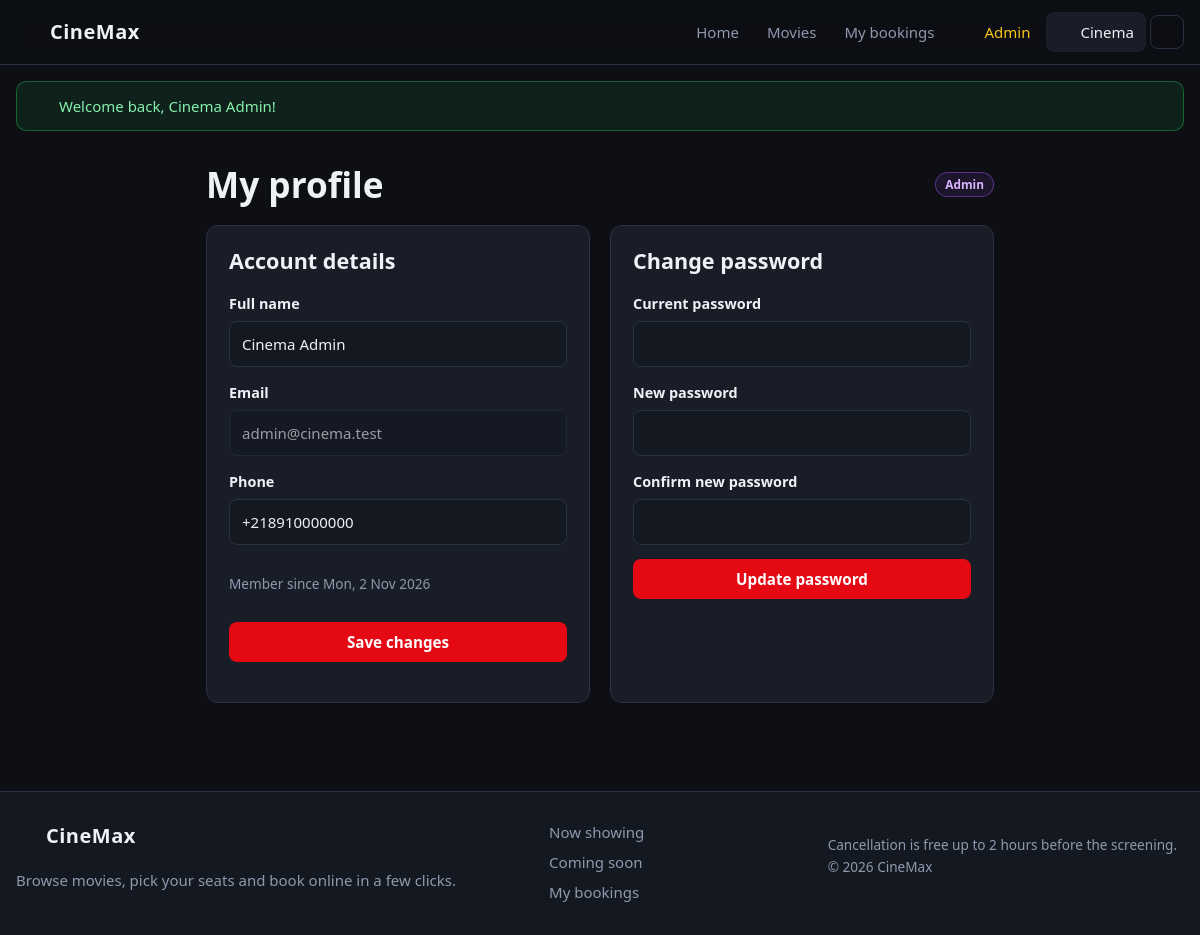
/account/profile (signed in), run on the app's committed database.
### tables this page shows
CREATE TABLE users (
  user_id     INT AUTO_INCREMENT PRIMARY KEY,
  full_name   VARCHAR(100) NOT NULL,
  email       VARCHAR(150) NOT NULL UNIQUE,
  phone       VARCHAR(20)  NOT NULL,
  password    VARCHAR(255) NOT NULL,
  role        ENUM('Customer','Admin') NOT NULL DEFAULT 'Customer',
  created_at  DATETIME NOT NULL DEFAULT CURRENT_TIMESTAMP
);

### app/Core/Controller.php (called while the page is built, shortened)
<?php
abstract class Controller
{
    protected function view(string $view, array $data = [], string $layout = 'main'): void
    {
        $data['errors'] ??= $_SESSION['_errors'] ?? [];
        extract($data);
        require ROOT . "/app/Views/$view.php";
        $content = ob_get_clean();
        require ROOT . "/app/Views/layouts/$layout.php";
    }
}

### app/Controllers/AccountController.php (called while the page is built, shortened)
<?php
class AccountController extends Controller
{
    public function profile(): void
    {
        $this->view('account/profile', ['pageTitle' => 'My profile', 'user' => Auth::user()]);
    }
}

### public/index.php (called while the page is built, shortened)
<?php
spl_autoload_register(function (string $class) {
    if (str_starts_with($class, 'App\\')) {
        $file = ROOT . '/app/' . str_replace('\\', '/', substr($class, 4)) . '.php';
    }
});
require ROOT . '/app/Core/helpers.php';
$router = new App\Core\Router();
$path = parse_url($_SERVER['REQUEST_URI'] ?? '/', PHP_URL_PATH);
$base = base_path();
$router->dispatch($_SERVER['REQUEST_METHOD'], rawurldecode($path ?: '/'));

### config/config.php (called while the page is built)
<?php
return [
    'app' => [
        'name'      => 'CineMax',
        'timezone'  => 'Africa/Tripoli',
        'currency'  => 'LYD',
        'hold_minutes' => 10,
        'cancel_hours' => 2,
        'vip_multiplier' => 1.5,
        'debug' => true,
    ],
    'db' => [
        'host'     => '127.0.0.1',
        'port'     => getenv('DB_PORT') ?: 3306,
        'name'     => 'cinema_db',
        'user'     => 'root',
        'password' => '',
        'charset'  => 'utf8mb4',
    ],
    'mail' => [
        'enabled'    => false,
        'host'       => 'smtp.gmail.com',
        'port'       => 587,
        'encryption' => 'tls',
        'username'   => 'your-address@gmail.com',
        'password'   => 'your-app-password',
        'from_email' => 'your-address@gmail.com',
        'from_name'  => 'CineMax Cinema',
    ],
];

### app/Core/Database.php (called while the page is built, shortened)
<?php
class Database
{
    private static ?PDO $pdo = null;
    public static function pdo(): PDO
    {
        if (self::$pdo === null) {
            $c = config('db');
            $dsn = "mysql:host={$c['host']};port={$c['port']};dbname={$c['name']};charset={$c['charset']}";
            self::$pdo = new PDO($dsn, $c['user'], $c['password'], [
                PDO::ATTR_ERRMODE            => PDO::ERRMODE_EXCEPTION,
                PDO::ATTR_DEFAULT_FETCH_MODE => PDO::FETCH_ASSOC,
                PDO::ATTR_EMULATE_PREPARES   => false,
            ]);
            self::$pdo->exec("SET time_zone = '" . date('P') . "'");
        }
        return self::$pdo;
    }
}

### app/Core/Model.php (called while the page is built, shortened)
<?php
abstract class Model
{
    protected static function db(): PDO
    {
        return Database::pdo();
    }
    protected static function run(string $sql, array $params = []): PDOStatement
    {
        $stmt = self::db()->prepare($sql);
        $stmt->execute($params);
        return $stmt;
    }
    protected static function one(string $sql, array $params = []): ?array
    {
        $row = self::run($sql, $params)->fetch();
        return $row === false ? null : $row;
    }
}

### app/Models/User.php (called while the page is built, shortened)
<?php
class User extends Model
{
    public static function find(int $id): ?array
    {
        return self::one('SELECT user_id, full_name, email, phone, role, created_at FROM users WHERE user_id = ?', [$id]);
    }
}

### app/Core/Auth.php (called while the page is built, shortened)
<?php
class Auth
{
    private static ?array $user = null;
    public static function user(): ?array
    {
        if (self::$user !== null) {
            return self::$user;
        }
        if (!empty($_SESSION['user_id'])) {
            self::$user = User::find((int) $_SESSION['user_id']);
        } elseif (!empty($_COOKIE[self::COOKIE])) {
            self::loginFromCookie($_COOKIE[self::COOKIE]);
        }
        return self::$user;
    }
    public static function check(): bool
    {
        return self::user() !== null;
    }
    public static function requireLogin(): void
    {
        if (!self::check()) {
            $_SESSION['intended'] = $_SERVER['REQUEST_URI'] ?? null;
            flash('error', 'Please log in to continue.');
            redirect('/login');
        }
    }
}

### app/Views/account/profile.php (the view, shortened to what this page needs)
<section class="container section narrow">
    <div class="page-head"><h1>My profile</h1><?= status_badge($user['role']) ?></div>
    <div class="two-col">
        <div class="card">
            <h2>Account details</h2>
            <form method="post" action="<?= url('/account/profile') ?>" class="form js-validate" novalidate>
                <label class="field <?= isset($errors['full_name']) ? 'invalid' : '' ?>">
                    <span>Full name</span>
                    <input type="text" name="full_name" value="<?= e(old('full_name', $user['full_name'])) ?>" required maxlength="100">
                </label>
                <label class="field">
                    <span>Email</span>
                    <input type="email" value="<?= e($user['email']) ?>" disabled>
                </label>
                <label class="field <?= isset($errors['phone']) ? 'invalid' : '' ?>">
                    <span>Phone</span>
                    <input type="tel" name="phone" value="<?= e(old('phone', $user['phone'])) ?>" required pattern="\+?[0-9 \-]{7,20}" data-msg="Enter a valid phone number.">
                </label>
                <p class="muted small">Member since <?= e(fmt_date($user['created_at'])) ?></p>
                <button class="btn" type="submit">Save changes</button>
            </form>
        </div>
        <div class="card">
            <h2>Change password</h2>
            <form method="post" action="<?= url('/account/password') ?>" class="form js-validate" novalidate>
                <label class="field <?= isset($errors['current_password']) ? 'invalid' : '' ?>">
                    <span>Current password</span>
                    <input type="password" name="current_password" required autocomplete="current-password">
                </label>
                <label class="field <?= isset($errors['password']) ? 'invalid' : '' ?>">
                    <span>New password</span>
                    <input type="password" name="password" required minlength="8" autocomplete="new-password" data-strong>
                </label>
                <label class="field <?= isset($errors['password_confirm']) ? 'invalid' : '' ?>">
                    <span>Confirm new password</span>
                    <input type="password" name="password_confirm" required autocomplete="new-password" data-match="password">
                </label>
                <button class="btn" type="submit">Update password</button>
            </form>
        </div>
    </div>
</section>

### app/Core/helpers.php (shortened to what this page needs)
<?php
function config(string $key)
{
    static $cfg = null;
    $cfg ??= require ROOT . '/config/config.php';
    $value = $cfg;
    foreach (explode('.', $key) as $part) {
        $value = $value[$part] ?? null;
    }
    return $value;
}
function e($value): string
{
    return htmlspecialchars((string) $value, ENT_QUOTES | ENT_SUBSTITUTE, 'UTF-8');
}
function base_path(): string
{
    static $base = null;
    if ($base === null) {
        $base = rtrim(str_replace('\\', '/', dirname($_SERVER['SCRIPT_NAME'] ?? '/')), '/');
    }
    return $base;
}
function url(string $path = '/', array $query = []): string
{
    $u = base_path() . '/' . ltrim($path, '/');
    return $query ? $u . '?' . http_build_query($query) : $u;
}
function asset(string $path): string
{
    $file = ROOT . '/public/' . ltrim($path, '/');
    $v = is_file($file) ? '?v=' . filemtime($file) : '';
    return url($path) . $v;
}
function old(string $field, $default = '')
{
    return $_SESSION['_old'][$field] ?? $default;
}
function fmt_date(string $date): string
{
    return date('D, j M Y', strtotime($date));
}
function is_active(string $prefix): string
{
    $path = substr(parse_url($_SERVER['REQUEST_URI'] ?? '/', PHP_URL_PATH), strlen(base_path())) ?: '/';
    if ($prefix === '/') {
        return $path === '/' ? 'active' : '';
    }
    return str_starts_with($path, $prefix) ? 'active' : '';
}
function icon(string $name, int $size = 18): string
{
    return '<svg class="icon" width="' . $size . '" height="' . $size . '" viewBox="0 0 24 24" fill="none" stroke="currentColor" stroke-width="2" stroke-linecap="round" stroke-linejoin="round" aria-hidden="true">'
        . ($paths[$name] ?? '') . '</svg>';
}
function status_badge(string $status): string
{
    $map = [
        'Confirmed' => 'green', 'Paid' => 'green', 'Now Showing' => 'green',
        'Pending' => 'amber', 'Unpaid' => 'amber', 'Coming Soon' => 'blue',
        'Cancelled' => 'red', 'Refunded' => 'grey', 'Ended' => 'grey', 'Admin' => 'purple', 'Customer' => 'grey',
    ];
    return '<span class="badge badge-' . ($map[$status] ?? 'grey') . '">' . e($status) . '</span>';
}

### app/Core/Router.php (shortened to what this page needs)
<?php
class Router
{
    private array $routes = [];
    private function add(string $method, string $path, array $action, array $middleware): void
    {
        $this->routes[] = compact('method', 'regex', 'action', 'middleware');
    }
    public function dispatch(string $method, string $path): void
    {
        $path = rtrim($path, '/') ?: '/';
        foreach ($this->routes as $route) {
            if (!preg_match($route['regex'], $path, $m)) {
                continue;
            }
            foreach ($route['middleware'] as $mw) {
                if ($mw === 'auth') {
                    Auth::requireLogin();
                } elseif ($mw === 'admin') {
                    Auth::requireAdmin();
                } elseif ($mw === 'guest' && Auth::check()) {
                    redirect('/');
                }
            }
            [$class, $fn] = $route['action'];
            $args = array_map('intval', array_slice($m, 1));
            (new $class())->$fn(...$args);
            return;
        }
    }
}

### app/Views/layouts/main.php (shortened to what this page needs)
<?php use App\Core\Auth; use App\Core\Csrf;
try { $user = Auth::user(); } catch (Throwable $ex) { $user = null; }
$isAdmin = ($user['role'] ?? '') === 'Admin'; ?>
<!DOCTYPE html>
<html lang="en">
<head>
    <link rel="stylesheet" href="<?= asset('assets/css/style.css') ?>">
</head>
<body>
<header class="site-header">
    <div class="container header-inner">
        <a class="logo" href="<?= url('/') ?>"><?= icon('film', 26) ?> <span><?= e(config('app.name')) ?></span></a>
        <nav class="main-nav" id="main-nav">
            <a class="<?= is_active('/') ?>" href="<?= url('/') ?>">Home</a>
            <a class="<?= is_active('/movies') ?>" href="<?= url('/movies') ?>">Movies</a>
            <?php if ($user): ?>
                <a class="<?= is_active('/account/bookings') ?>" href="<?= url('/account/bookings') ?>">My bookings</a>
                <?php if ($isAdmin): ?>
                    <a class="nav-admin" href="<?= url('/admin') ?>" data-tip="Administration dashboard"><?= icon('grid', 16) ?> Admin</a>
                <?php endif; ?>
                <a class="nav-user <?= is_active('/account/profile') ?>" href="<?= url('/account/profile') ?>" data-tip="My profile"><?= icon('user', 16) ?> <?= e(explode(' ', $user['full_name'])[0]) ?></a>
                <form method="post" action="<?= url('/logout') ?>" class="inline">
                    <button class="icon-btn" type="submit" data-tip="Log out" aria-label="Log out"><?= icon('logout') ?></button>
                </form>
            <?php else: ?>
                <a class="<?= is_active('/login') ?>" href="<?= url('/login') ?>"><?= icon('login', 16) ?> Log in</a>
                <a class="btn btn-sm" href="<?= url('/register') ?>">Sign up</a>
            <?php endif; ?>
        </nav>
    </div>
</header>
<?php require ROOT . '/app/Views/partials/flash.php'; ?>
<main>
    <?= $content ?>
</main>
<footer class="site-footer">
    <div class="container footer-inner">
        <div>
            <a class="logo" href="<?= url('/') ?>"><?= icon('film', 22) ?> <span><?= e(config('app.name')) ?></span></a>
            <p class="muted">Browse movies, pick your seats and book online in a few clicks.</p>
        </div>
        <div class="footer-links">
            <a href="<?= url('/movies', ['status' => 'Now Showing']) ?>">Now showing</a>
            <a href="<?= url('/movies', ['status' => 'Coming Soon']) ?>">Coming soon</a>
            <a href="<?= url('/account/bookings') ?>">My bookings</a>
        </div>
        <p class="muted small">Cancellation is free up to <?= (int) config('app.cancel_hours') ?> hours before the screening.<br>&copy; <?= date('Y') ?> <?= e(config('app.name')) ?></p>
    </div>
</footer>
</body>
</html>

### data on the page
users: full_name "Cinema", role "Admin", full_name "Cinema Admin", email "admin@cinema.test", phone "+218910000000", created_at "Mon, 2 Nov 2026"
